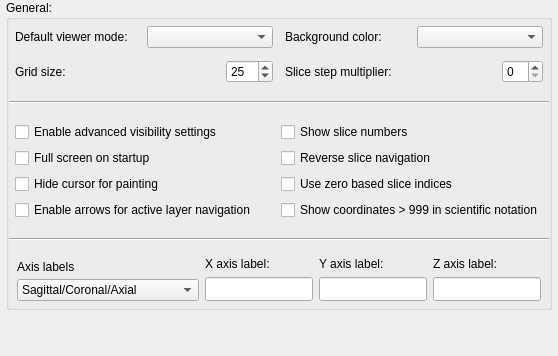
     <widget class="QWidget" name="view_tab_">
      <attribute name="title">
       <string>View</string>
      </attribute>
      <layout class="QVBoxLayout" name="verticalLayout_5">
       <property name="spacing">
        <number>0</number>
       </property>
       <property name="leftMargin">
        <number>6</number>
       </property>
       <property name="topMargin">
        <number>0</number>
       </property>
       <property name="rightMargin">
        <number>6</number>
       </property>
       <property name="bottomMargin">
        <number>6</number>
       </property>
       <item>
        <widget class="QGroupBox" name="groupBox_3">
         <property name="title">
          <string>General:</string>
         </property>
         <layout class="QVBoxLayout" name="verticalLayout_11">
          <property name="spacing">
           <number>12</number>
          </property>
          <property name="leftMargin">
           <number>0</number>
          </property>
          <property name="topMargin">
           <number>0</number>
          </property>
          <property name="rightMargin">
           <number>0</number>
          </property>
          <property name="bottomMargin">
           <number>4</number>
          </property>
          <item>
           <widget class="QWidget" name="widget_20" native="true">
            <layout class="QHBoxLayout" name="horizontalLayout_12" stretch="1,1">
             <property name="spacing">
              <number>0</number>
             </property>
             <property name="leftMargin">
              <number>0</number>
             </property>
             <property name="topMargin">
              <number>0</number>
             </property>
             <property name="rightMargin">
              <number>0</number>
             </property>
             <property name="bottomMargin">
              <number>0</number>
             </property>
             <item>
              <widget class="QWidget" name="widget_21" native="true">
               <layout class="QGridLayout" name="gridLayout_4" columnstretch="0,0">
                <property name="leftMargin">
                 <number>6</number>
                </property>
                <property name="topMargin">
                 <number>6</number>
                </property>
                <property name="rightMargin">
                 <number>6</number>
                </property>
                <property name="bottomMargin">
                 <number>6</number>
                </property>
                <property name="horizontalSpacing">
                 <number>6</number>
                </property>
                <property name="verticalSpacing">
                 <number>12</number>
                </property>
                <item row="0" column="0">
                 <widget class="QLabel" name="label">
                  <property name="sizePolicy">
                   <sizepolicy hsizetype="MinimumExpanding" vsizetype="Preferred">
                    <horstretch>0</horstretch>
                    <verstretch>0</verstretch>
                   </sizepolicy>
                  </property>
                  <property name="text">
                   <string>Default viewer mode:</string>
                  </property>
                 </widget>
                </item>
                <item row="0" column="1">
                 <widget class="QComboBox" name="viewer_mode_combobox_">
                  <property name="sizePolicy">
                   <sizepolicy hsizetype="Minimum" vsizetype="Fixed">
                    <horstretch>0</horstretch>
                    <verstretch>0</verstretch>
                   </sizepolicy>
                  </property>
                 </widget>
                </item>
                <item row="1" column="0">
                 <widget class="QLabel" name="label_3">
                  <property name="sizePolicy">
                   <sizepolicy hsizetype="MinimumExpanding" vsizetype="Preferred">
                    <horstretch>0</horstretch>
                    <verstretch>0</verstretch>
                   </sizepolicy>
                  </property>
                  <property name="text">
                   <string>Grid size:</string>
                  </property>
                 </widget>
                </item>
                <item row="1" column="1">
                 <widget class="QWidget" name="widget_22" native="true">
                  <layout class="QHBoxLayout" name="horizontalLayout_19">
                   <property name="spacing">
                    <number>0</number>
                   </property>
                   <property name="leftMargin">
                    <number>0</number>
                   </property>
                   <property name="topMargin">
                    <number>0</number>
                   </property>
                   <property name="rightMargin">
                    <number>0</number>
                   </property>
                   <property name="bottomMargin">
                    <number>0</number>
                   </property>
                   <item>
                    <spacer name="horizontalSpacer_4">
                     <property name="orientation">
                      <enum>Qt::Horizontal</enum>
                     </property>
                     <property name="sizeHint" stdset="0">
                      <size>
                       <width>40</width>
                       <height>16</height>
                      </size>
                     </property>
                    </spacer>
                   </item>
                   <item>
                    <widget class="QSpinBox" name="grid_size_spinbox_">
                     <property name="sizePolicy">
                      <sizepolicy hsizetype="Preferred" vsizetype="Fixed">
                       <horstretch>0</horstretch>
                       <verstretch>0</verstretch>
                      </sizepolicy>
                     </property>
                     <property name="maximumSize">
                      <size>
                       <width>85</width>
                       <height>16777215</height>
                      </size>
                     </property>
                     <property name="minimum">
                      <number>1</number>
                     </property>
                     <property name="maximum">
                      <number>100</number>
                     </property>
                     <property name="value">
                      <number>25</number>
                     </property>
                    </widget>
                   </item>
                  </layout>
                 </widget>
                </item>
               </layout>
              </widget>
             </item>
             <item>
              <widget class="QWidget" name="widget_4" native="true">
               <property name="layoutDirection">
                <enum>Qt::LeftToRight</enum>
               </property>
               <layout class="QGridLayout" name="gridLayout" columnstretch="1,1">
                <property name="leftMargin">
                 <number>6</number>
                </property>
                <property name="topMargin">
                 <number>6</number>
                </property>
                <property name="rightMargin">
                 <number>6</number>
                </property>
                <property name="bottomMargin">
                 <number>6</number>
                </property>
                <property name="horizontalSpacing">
                 <number>6</number>
                </property>
                <property name="verticalSpacing">
                 <number>12</number>
                </property>
                <item row="0" column="1">
                 <widget class="QComboBox" name="background_color_combobox_"/>
                </item>
                <item row="0" column="0">
                 <widget class="QLabel" name="label_2">
                  <property name="text">
                   <string>Background color:</string>
                  </property>
                 </widget>
                </item>
                <item row="1" column="0">
                 <widget class="QLabel" name="label_9">
                  <property name="text">
                   <string>Slice step multiplier:</string>
                  </property>
                 </widget>
                </item>
                <item row="1" column="1">
                 <widget class="QWidget" name="widget_15" native="true">
                  <layout class="QHBoxLayout" name="horizontalLayout_13">
                   <property name="spacing">
                    <number>0</number>
                   </property>
                   <property name="leftMargin">
                    <number>0</number>
                   </property>
                   <property name="topMargin">
                    <number>0</number>
                   </property>
                   <property name="rightMargin">
                    <number>0</number>
                   </property>
                   <property name="bottomMargin">
                    <number>0</number>
                   </property>
                   <item>
                    <spacer name="horizontalSpacer_3">
                     <property name="orientation">
                      <enum>Qt::Horizontal</enum>
                     </property>
                     <property name="sizeHint" stdset="0">
                      <size>
                       <width>40</width>
                       <height>20</height>
                      </size>
                     </property>
                    </spacer>
                   </item>
                   <item>
                    <widget class="QSpinBox" name="slice_step_multiplier_spinbox_"/>
                   </item>
                  </layout>
                 </widget>
                </item>
               </layout>
              </widget>
             </item>
            </layout>
           </widget>
          </item>
          <item>
           <widget class="Line" name="line">
            <property name="orientation">
             <enum>Qt::Horizontal</enum>
            </property>
           </widget>
          </item>
          <item>
           <widget class="QWidget" name="widget_3" native="true">
            <property name="sizePolicy">
             <sizepolicy hsizetype="Preferred" vsizetype="Fixed">
              <horstretch>0</horstretch>
              <verstretch>0</verstretch>
             </sizepolicy>
            </property>
            <layout class="QGridLayout" name="gridLayout_2">
             <property name="leftMargin">
              <number>6</number>
             </property>
             <property name="topMargin">
              <number>6</number>
             </property>
             <property name="rightMargin">
              <number>6</number>
             </property>
             <property name="bottomMargin">
              <number>6</number>
             </property>
             <item row="0" column="0">
              <widget class="QCheckBox" name="advanced_visibility_checkbox_">
               <property name="toolTip">
                <string>Allow switching on layer visibility per viewer.</string>
               </property>
               <property name="text">
                <string>Enable advanced visibility settings</string>
               </property>
              </widget>
             </item>
             <item row="0" column="2">
              <widget class="QCheckBox" name="show_slice_numbers_checkbox_">
               <property name="toolTip">
                <string>Show the current slice number in the slice viewer</string>
               </property>
               <property name="text">
                <string>Show slice numbers</string>
               </property>
              </widget>
             </item>
             <item row="1" column="0">
              <widget class="QCheckBox" name="full_screen_on_startup_checkbox_">
               <property name="toolTip">
                <string>Start the program in full screen mode.</string>
               </property>
               <property name="text">
                <string>Full screen on startup</string>
               </property>
               <property name="checked">
                <bool>false</bool>
               </property>
              </widget>
             </item>
             <item row="1" column="2">
              <widget class="QCheckBox" name="reverse_slice_navigation_checkbox_">
               <property name="toolTip">
                <string>Reverse the direction of the up/down and mouse wheel for slice navigation.</string>
               </property>
               <property name="text">
                <string>Reverse slice navigation</string>
               </property>
              </widget>
             </item>
             <item row="2" column="0">
              <widget class="QCheckBox" name="cursor_visibility_checkbox_">
               <property name="text">
                <string>Hide cursor for painting</string>
               </property>
              </widget>
             </item>
             <item row="2" column="2">
              <widget class="QCheckBox" name="zero_based_slice_numbers_">
               <property name="text">
                <string>Use zero based slice indices</string>
               </property>
              </widget>
             </item>
             <item row="3" column="0">
              <widget class="QCheckBox" name="active_layer_navigation_">
               <property name="text">
                <string>Enable arrows for active layer navigation</string>
               </property>
              </widget>
             </item>
             <item row="3" column="2">
              <widget class="QCheckBox" name="status_sci_notation_">
               <property name="text">
                <string>Show coordinates &gt; 999 in scientific notation</string>
               </property>
              </widget>
             </item>
            </layout>
           </widget>
          </item>
          <item>
           <widget class="Line" name="line_2">
            <property name="orientation">
             <enum>Qt::Horizontal</enum>
            </property>
           </widget>
          </item>
          <item>
           <widget class="QWidget" name="widget_23" native="true">
            <property name="minimumSize">
             <size>
              <width>0</width>
              <height>50</height>
             </size>
            </property>
            <layout class="QHBoxLayout" name="horizontalLayout_20" stretch="1,1,1,1">
             <property name="spacing">
              <number>2</number>
             </property>
             <property name="leftMargin">
              <number>6</number>
             </property>
             <property name="topMargin">
              <number>0</number>
             </property>
             <property name="rightMargin">
              <number>6</number>
             </property>
             <property name="bottomMargin">
              <number>0</number>
             </property>
             <item>
              <widget class="QWidget" name="widget_27" native="true">
               <layout class="QVBoxLayout" name="verticalLayout_19">
                <property name="spacing">
                 <number>0</number>
                </property>
                <property name="leftMargin">
                 <number>2</number>
                </property>
                <property name="topMargin">
                 <number>2</number>
                </property>
                <property name="rightMargin">
                 <number>2</number>
                </property>
                <property name="bottomMargin">
                 <number>2</number>
                </property>
                <item>
                 <widget class="QLabel" name="label_20">
                  <property name="text">
                   <string>Axis labels</string>
                  </property>
                 </widget>
                </item>
                <item>
                 <widget class="QComboBox" name="axis_combobox_">
                  <item>
                   <property name="text">
                    <string>Sagittal/Coronal/Axial</string>
                   </property>
                  </item>
                  <item>
                   <property name="text">
                    <string>Sagittal/Coronal/Transverse</string>
                   </property>
                  </item>
                  <item>
                   <property name="text">
                    <string>X/Y/Z</string>
                   </property>
                  </item>
                  <item>
                   <property name="text">
                    <string>Custom</string>
                   </property>
                  </item>
                 </widget>
                </item>
               </layout>
              </widget>
             </item>
             <item>
              <widget class="QWidget" name="widget_24" native="true">
               <layout class="QVBoxLayout" name="verticalLayout_16">
                <property name="spacing">
                 <number>4</number>
                </property>
                <property name="leftMargin">
                 <number>2</number>
                </property>
                <property name="topMargin">
                 <number>2</number>
                </property>
                <property name="rightMargin">
                 <number>2</number>
                </property>
                <property name="bottomMargin">
                 <number>2</number>
                </property>
                <item>
                 <widget class="QLabel" name="label_7">
                  <property name="text">
                   <string>X axis label:</string>
                  </property>
                 </widget>
                </item>
                <item>
                 <widget class="QLineEdit" name="x_lineedit_">
                  <property name="minimumSize">
                   <size>
                    <width>0</width>
                    <height>24</height>
                   </size>
                  </property>
                  <property name="baseSize">
                   <size>
                    <width>0</width>
                    <height>20</height>
                   </size>
                  </property>
                 </widget>
                </item>
               </layout>
              </widget>
             </item>
             <item>
              <widget class="QWidget" name="widget_25" native="true">
               <layout class="QVBoxLayout" name="verticalLayout_17">
                <property name="spacing">
                 <number>4</number>
                </property>
                <property name="leftMargin">
                 <number>2</number>
                </property>
                <property name="topMargin">
                 <number>2</number>
                </property>
                <property name="rightMargin">
                 <number>2</number>
                </property>
                <property name="bottomMargin">
                 <number>2</number>
                </property>
                <item>
                 <widget class="QLabel" name="label_8">
                  <property name="text">
                   <string>Y axis label:</string>
                  </property>
                 </widget>
                </item>
                <item>
                 <widget class="QLineEdit" name="y_lineedit_">
                  <property name="minimumSize">
                   <size>
                    <width>0</width>
                    <height>24</height>
                   </size>
                  </property>
                 </widget>
                </item>
               </layout>
              </widget>
             </item>
             <item>
              <widget class="QWidget" name="widget_26" native="true">
               <layout class="QVBoxLayout" name="verticalLayout_18">
                <property name="spacing">
                 <number>4</number>
                </property>
                <property name="leftMargin">
                 <number>2</number>
                </property>
                <property name="topMargin">
                 <number>2</number>
                </property>
                <property name="rightMargin">
                 <number>2</number>
                </property>
                <property name="bottomMargin">
                 <number>2</number>
                </property>
                <item>
                 <widget class="QLabel" name="label_19">
                  <property name="text">
                   <string>Z axis label:</string>
                  </property>
                 </widget>
                </item>
                <item>
                 <widget class="QLineEdit" name="z_lineedit_">
                  <property name="minimumSize">
                   <size>
                    <width>0</width>
                    <height>24</height>
                   </size>
                  </property>
                 </widget>
                </item>
               </layout>
              </widget>
             </item>
            </layout>
           </widget>
          </item>
         </layout>
        </widget>
       </item>
       <item>
        <spacer name="verticalSpacer_2">
         <property name="orientation">
          <enum>Qt::Vertical</enum>
         </property>
         <property name="sizeHint" stdset="0">
          <size>
           <width>20</width>
           <height>40</height>
          </size>
         </property>
        </spacer>
       </item>
      </layout>
     </widget>
